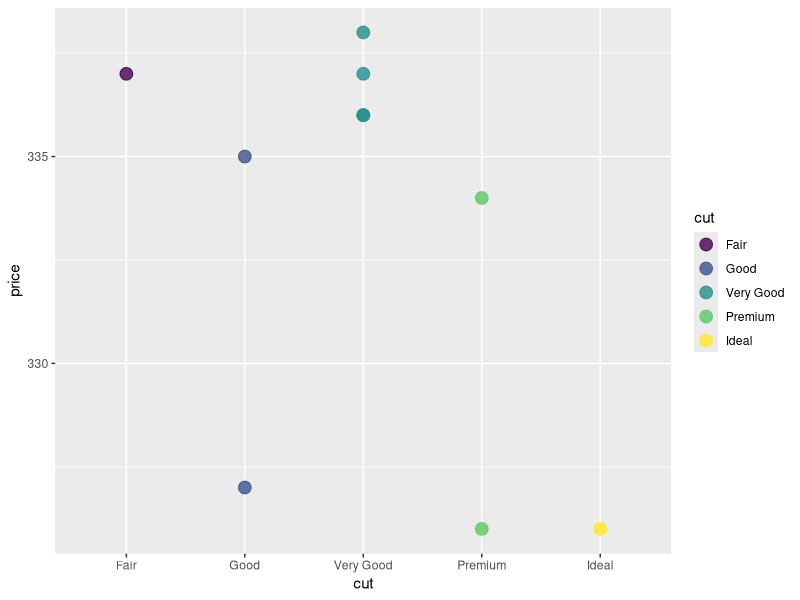
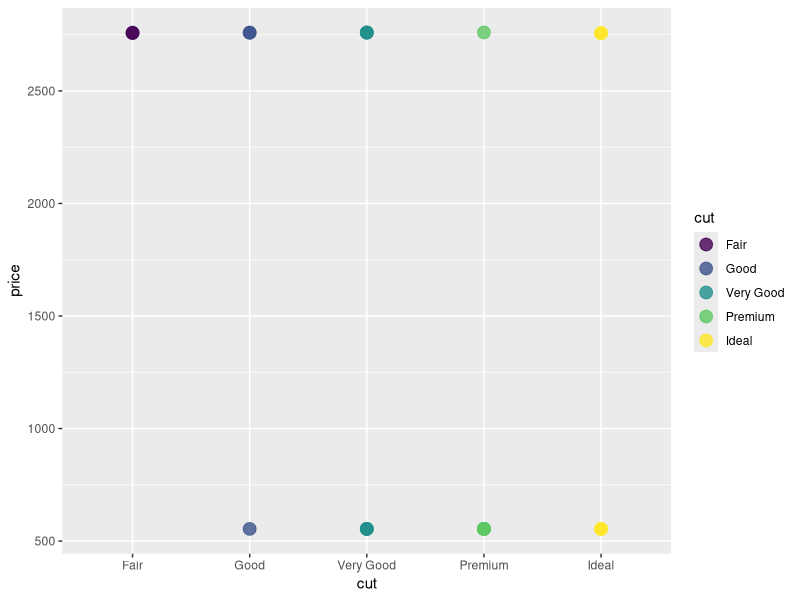
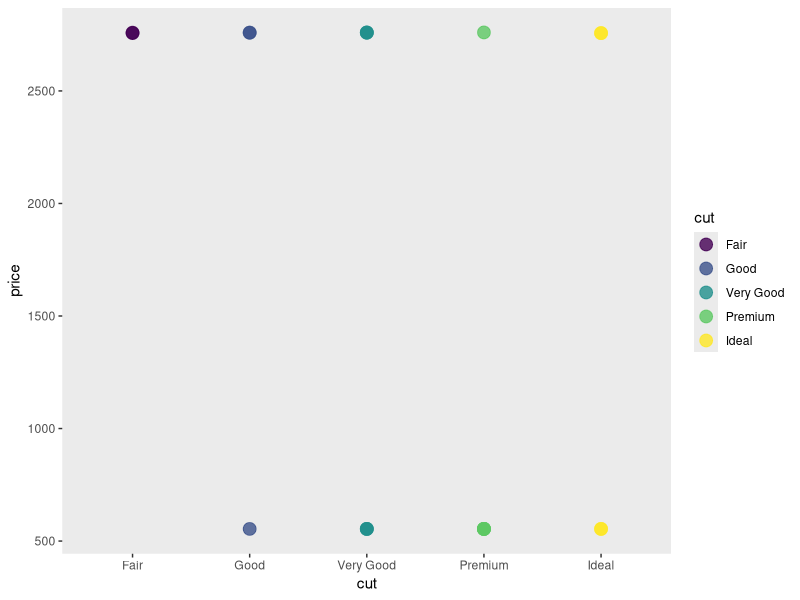
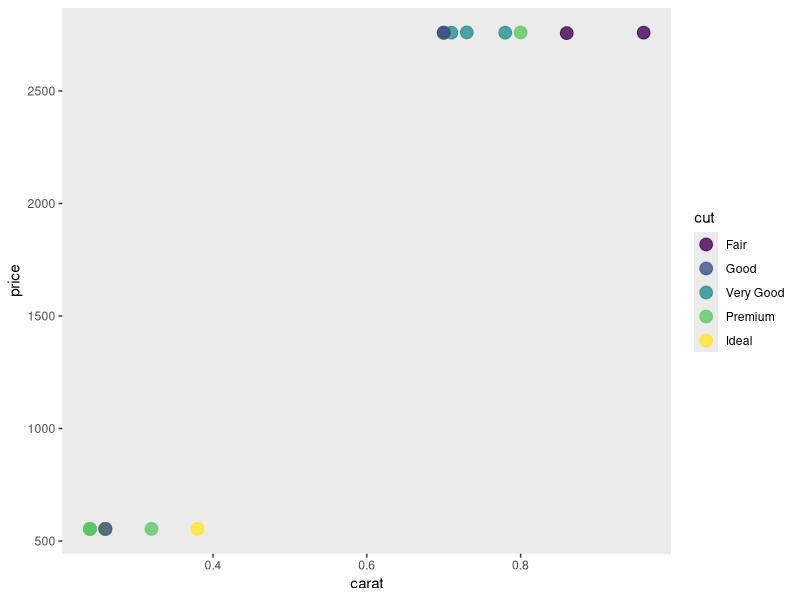
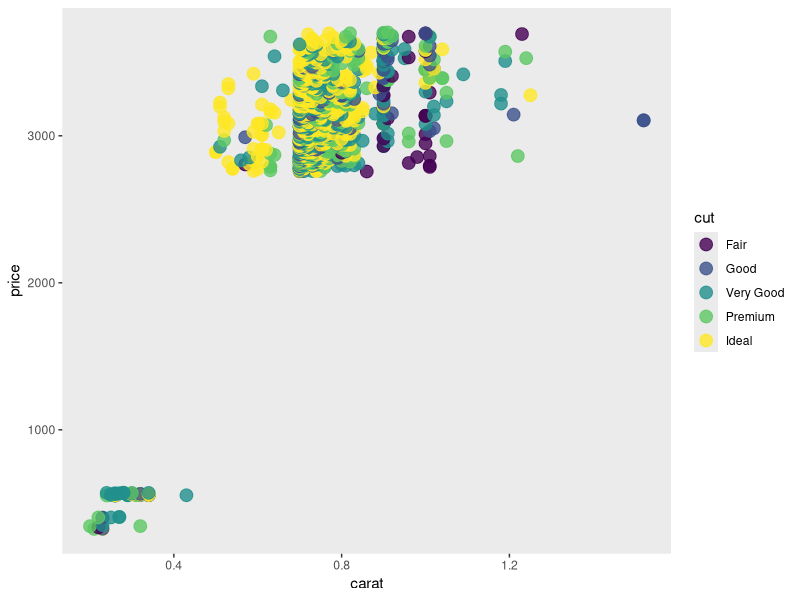

Source code (R) for these figures, in order:
## ---- chunk 1

#To read some pieces of code that other people have already written, we can borrow those codebooks from the R library. 

#Here, we borrow some instructions for making plots, which also includes the sample dataset called 'diamonds', by calling up the code using the 'library' function:  
library(ggplot2)

#This is like checking out a codebook from the library - you get to keep it at hand as long as you're working in this space.

#The 'head' command in bash has the same name in R, but it is a function too: 
head(diamonds)

#To change the number of rows displayed, it looks like this: 
head(diamonds, n=10)

#We also talked about how the function nrow() works just like the bash command (word count) that tells us how many lines are in a file: wc -l
nrow(diamonds)
## ---- chunk 2

#This is an example of some student code where they were looking for all the "Good" diamonds: pretty close! 
diamonds[grep("Good",diamonds)]

#Putting results in a variable is good practice if we want to us them later. 

# Use the '<-' combined symbol to "stuff" your code result from the right side into the variable on the left side. You can name the variable whatever you want! We named it 'stud' here: 
stud <- diamonds[grep("Good",diamonds)]

#Let us make a few modifications. 
#First, let's specify that we are looking in rows with a comma after the grep command
#Then let's grep for the pattern in the "cut" column only. 

#To use column information inside the function, we can use SYNTAX like this:
#diamonds$cut. That calls the column "by its name". 

stud2 <- diamonds[grep("Good",diamonds$cut),]
stud2

#Here is a student example of "subsetting" a dataset. 
#This can be a good idea to figure out how the commands work by using smaller datasets.
diamonds[1:10, c("cut","price")] -> dia
dia

#The student code works, but the more typical way to write this is in R is to put the variable name first and the instructions second: 

dia2 <- diamonds[1:10, c("cut", "price")]
dia2


#Much like the 'MATCH' function in excel, the grep function in R returns the index of the matches. 
#Consider this grep function, which searches for the word 'Premium' in the dataframe 'dia2'. Where does it say the matches are? 
matches <- grep("Premium", dia2$cut)
matches

#You should see all of the row numbers returned. So how do we get the information in the rows returned, instead of just which rows have a match? 

#We might try to just use the returned indexes to grab rows: 
dia2[matches,]

#That works! 

#You could also try using the combine function we saw earlier, because we got more than one row number back: 
dia2[c(matches),]

#That works too!

#Finally, let's see if we can stuff the function inside the dataframe to select the right rows, alll in one line of code: 
dia2[grep("Premium", dia2$cut), ]

#I hope you can see that there are LOTS of ways to do things 'right', not just LOTS of ways to get it a little wrong. 

#Another version of grep that students have tried is 'grepl', which returns something called a boolean. 

#Booleans are either 'TRUE' or 'FALSE' for each of the data items surveyed. 

#This could be useful, let's save that list of values in a variable and try some of the same steps as above. 

stud3 <- grepl("Premium", dia2$cut)
stud3
dia2[stud3,]

#Ah! Both booleans from grepl and indexes from grep work!

#Now, I told you the fun part was plotting. How do we? Try this code: 

ggplot(data = dia, aes(x = cut, y = price, color = cut)) +
  geom_point(alpha = 0.8, size =4)

#You'll notice we need to call out plotting function ggplot(). 

#The function needs a dataset (dia), and the variables to use get packaged into the 'aes()' function (aes = aesthetics; how modern!).

#The handy part of ggplot is that we can add-on instructions with extra functions using the '+' sign - kinda like buying upgrades, but free! 

#Here, we add-on upgrades to our datapoints using the function 'geom_point()' and give it a new color opacity using 'alpha' and a new point size using 'size'. Try to change some values and see what happens!  

#For the TASKS, I've created a subset of diamonds called diatask with this command: 

diatask <- diamonds[80:100, c(2,7)]
#print(diatask, n = 20) 

## ---- chunk 3
head(diatask)
#cut and price
## ---- chunk 4
head(diatask, n = nrow(diatask))
## ---- chunk 5
subset(diatask, price < 750)
## ---- chunk 6
#there should be 10 rows in 'sparkles'
print(diatask)
premium  <- diatask[diatask$cut== "Premium", ]
ideal <- diatask[diatask$cut== "Ideal", ]
sparkles <- rbind(premium, ideal)
print(sparkles)
#yes I got 10 for both
## ---- chunk 7
q5 <-ggplot(data = diatask, aes(x = cut, y = price, color = cut)) +
  geom_point(alpha = 0.8, size =4)
ggsave("q5.png", plot = q5)
## ---- chunk 8
q6 <-ggplot(data = diatask, aes(x = cut, y = price, color = cut)) +
  geom_point(alpha = 0.8, size =4) + theme(panel.grid = element_blank())
ggsave("q6.png", plot = q6)

## ---- chunk 9
diasize <- diamonds[80:100, c(1,2,7)]
## ---- chunk 10
q8 <-ggplot(data = diasize, aes(x = carat, y = price, color = cut)) +
  geom_point(alpha = 0.8, size =4) + theme(panel.grid = element_blank())
ggsave("q8.png", plot = q8)
## ---- chunk 11
## The plots do not account for other factors, especially carat, which strongly affects price. Therefore, they cannot show whether price differences are caused by cut or diamond size.
## ---- chunk 12
my_data <- diamonds[diamonds[, 3] == "E", c(1, 2, 3, 7)]
my_data <- head(my_data, 1000)
q10 <-ggplot(data = my_data, aes(x = carat, y = price, color = cut)) +
  geom_point(alpha = 0.8, size =4) + theme(panel.grid = element_blank())
ggsave("q10.png", plot = q10)
head(diamonds)
